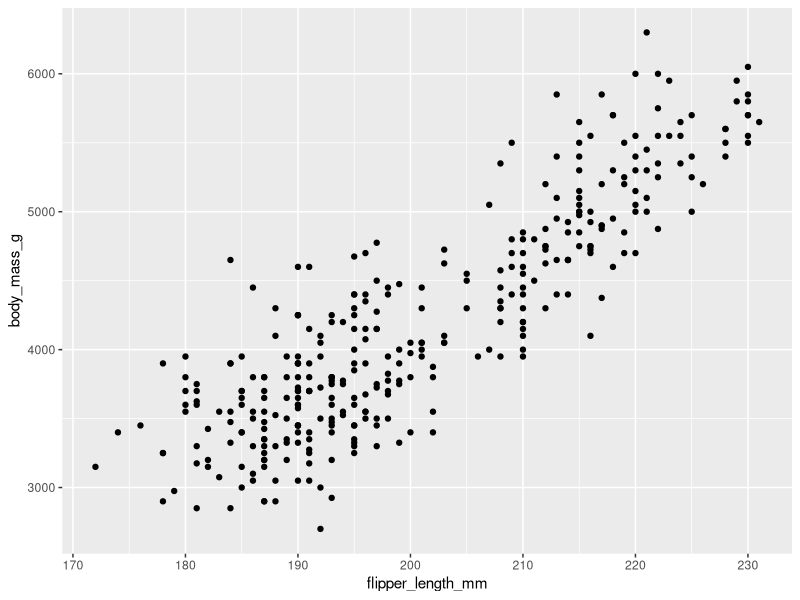
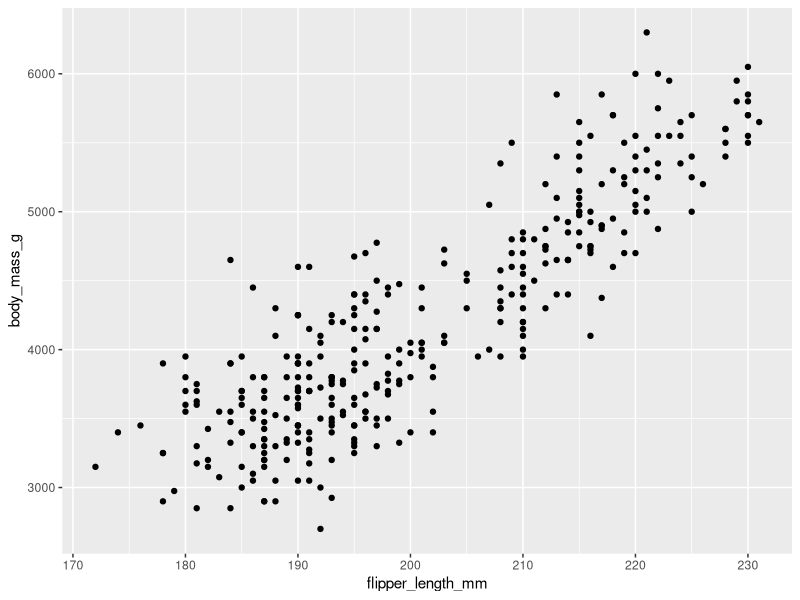
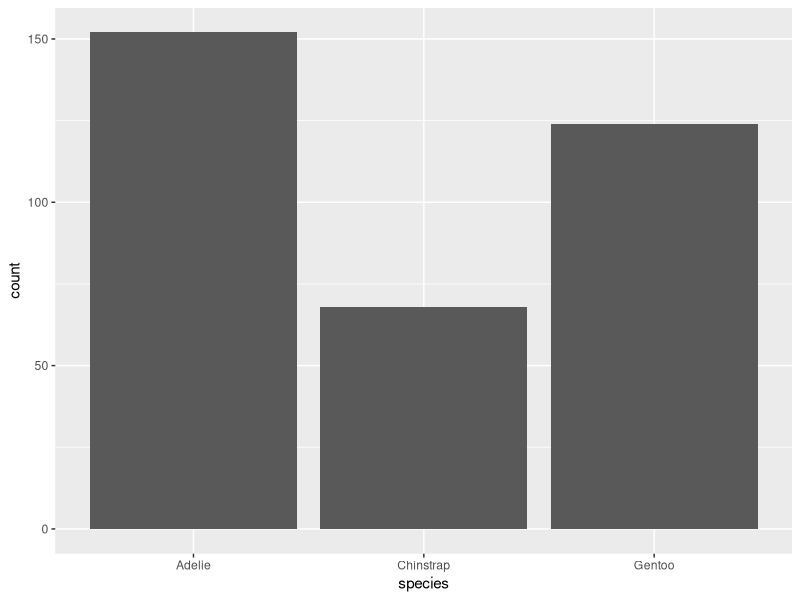
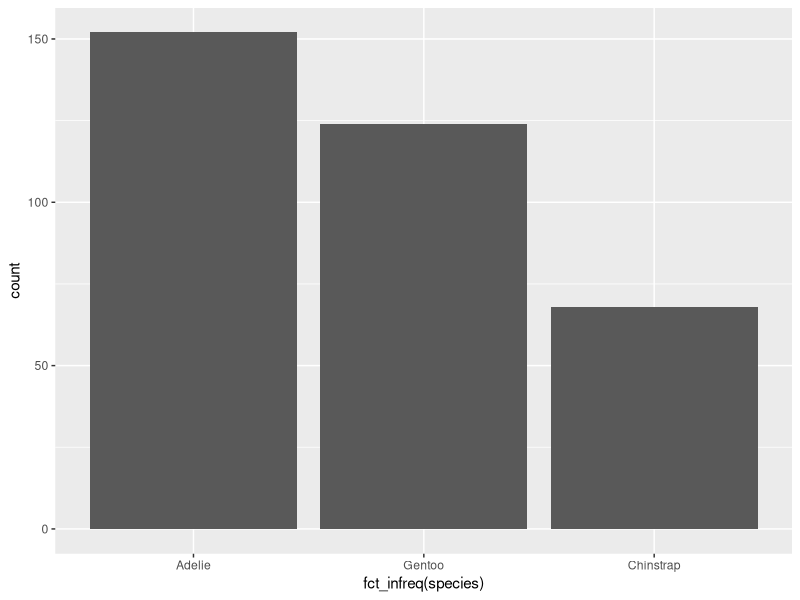
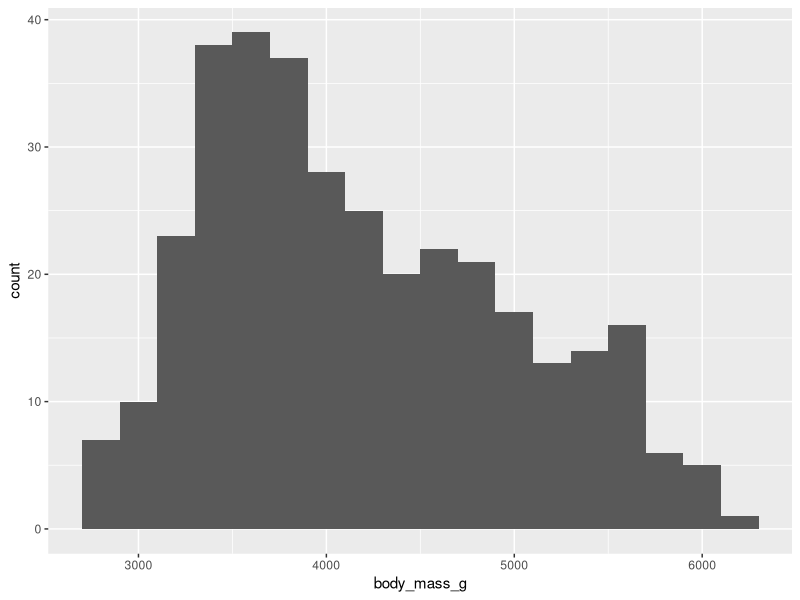
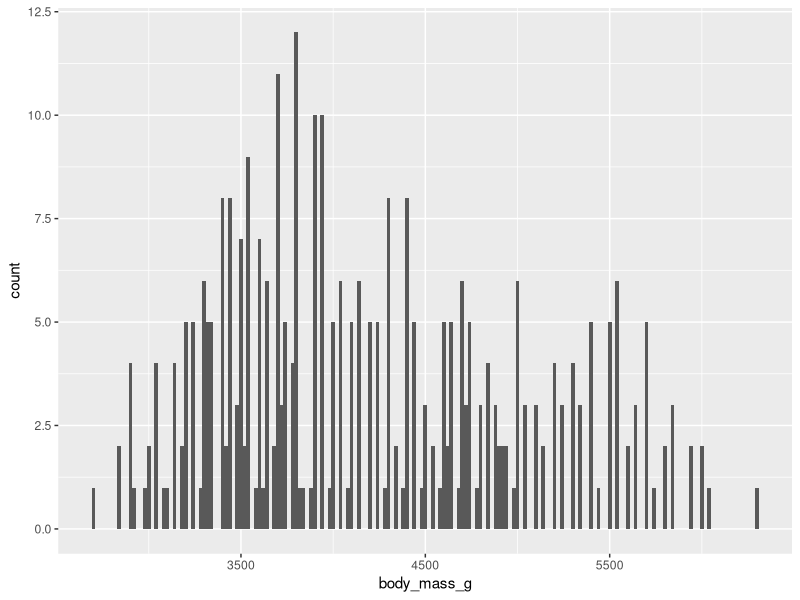
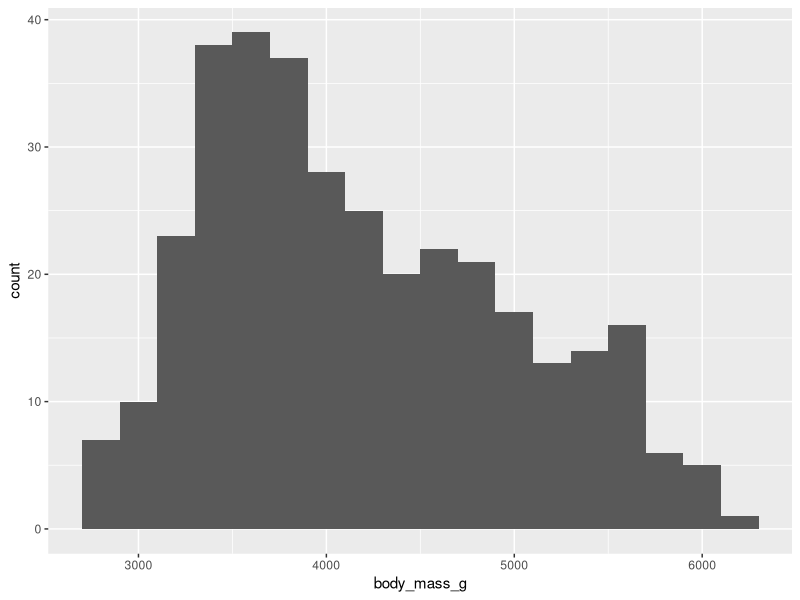
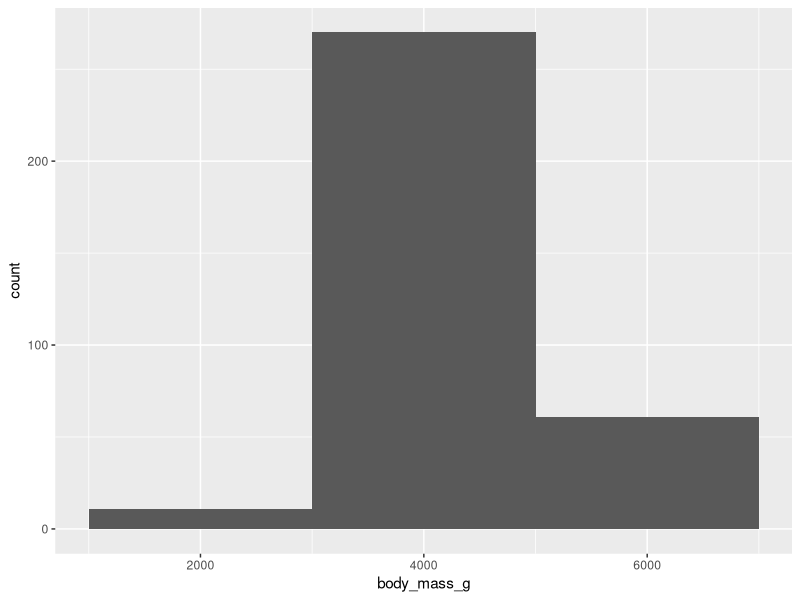

Source code (R) for these figures, in order: (Note: this script raises an error after producing the figures.)
# Load packages
library(tidyverse)
library(ggthemes)
library(palmerpenguins)

# Continuing chapter 2 ----

# So far we have written code like this
ggplot(data = penguins, mapping = aes(x = flipper_length_mm, y = body_mass_g)) +
  geom_point()

# But we can shorten it by following standard conventions 
penguins |> 
  ggplot(aes(flipper_length_mm, body_mass_g)) +
  geom_point()
# |> is called the pipe, it takes things to the right of it and then passes it
# to the right. It can be interpreted as 'and then'. There are two pipe operators:
# ' |> ' and ' %>% ' that you may see in the wild.

# Moving to mapping categorical variables
ggplot(penguins, aes(x = species)) +
  geom_bar()

# Reordering bars 
ggplot(penguins, aes(x = fct_infreq(species))) +
  geom_bar()

# Visualising continuous variable distributions
## Binwidth is important, sets the size of the groups (width of the bars on histogram)
ggplot(penguins, aes(x = body_mass_g)) +
  geom_histogram(binwidth = 200)

# Exploring binwidth 
ggplot(penguins, aes(x = body_mass_g)) +
  geom_histogram(binwidth = 20)
ggplot(penguins, aes(x = body_mass_g)) +
  geom_histogram(binwidth = 200)
ggplot(penguins, aes(x = body_mass_g)) +
  geom_histogram(binwidth = 2000)

# Exploring distribution plots
ggplot(penguins, aes(x = body_mass_g)) +
  geom_density()

# Exercise 2.4.3 q 1:
# Make a bar plot of species of penguins, where you assign species to the y aesthetic. How is this plot different?
ggplot(penguins, aes(y = species)) +
  geom_bar()

# Boxplots to view distributions
ggplot(penguins, aes(x = species, y = body_mass_g)) +
  geom_boxplot()

# Density plots
ggplot(penguins, aes(x = body_mass_g, color = species)) +
  geom_density(linewidth = 0.75)
# Colouring area under density curve
ggplot(penguins, aes(x = body_mass_g, color = species, fill = species)) +
  geom_density(alpha = 0.5)

# Categorical variables
ggplot(penguins, aes(x = island, fill = species)) +
  geom_bar()
# Normalising the distribution between 0 and 1
ggplot(penguins, aes(x = island, fill = species)) +
  geom_bar(position = "fill") 

# Two numerical variables
ggplot(penguins, aes(x = flipper_length_mm, y = body_mass_g)) +
  geom_point()

# Three+ variables
ggplot(penguins, aes(x = flipper_length_mm, y = body_mass_g)) +
  geom_point(aes(color = species, shape = island))
# But this is horrendous to interpret, instead we will facet the data

# Facetting
ggplot(penguins, aes(x = flipper_length_mm, y = body_mass_g)) +
  geom_point(aes(color = species, shape = species)) +
  facet_wrap(~island)

# Saving plots
ggplot(penguins, aes(x = flipper_length_mm, y = body_mass_g)) +
  geom_point()
ggsave(filename = "penguin-plot.png")
# Always saves the last plot

# Chapter 3 ----
# Coding basics

# You can use R as a calculator
1*100
2/4
(2*3)/2
5^2
sin(pi/2)

# You can create named objects 
test_name <- 5
# and call named objects
test_name

# You can create objects with multiple values i.e. a vector
primes <- c(2, 3, 5, 7)
primes

# You can do operations to objects
primes^2

# You can created new objects refering to old objects
primes2 <- primes^2
primes2

# Naming conventions
# Names cannot start with a number, but can contain numbers. They should also be descriptive
#1name <- 5
# doesnt work
name1 <- 5 
# does work

# Naming styles
this_is_snake_case <- 5
# Ben prefers snake case
this.is.period.case <- 5
thisIsCamelCase <- 5
this_follows.No.conventionAndIs_hard.to_read <- 5

# Function form
# function(argument1 = variable1, ..., argumentn = variablen)
# for example
seq(from = 1, to = 10)

# you can assign text to an object
txt <- "hello_world"
txt

# Exercises 2.2.5 ----
# 6
?geom_point()
# changes how missing values are handled. Default is FALSE

# 7
ggplot(
  data = penguins,
  mapping = aes(x = flipper_length_mm, y = body_mass_g)
) +
  geom_point(aes(color = species, shape = species)) +
  geom_smooth(method = "lm") +
  labs(
    title = "Body mass and flipper length",
    subtitle = "Dimensions for Adelie, Chinstrap, and Gentoo Penguins",
    x = "Flipper length (mm)", y = "Body mass (g)",
    color = "Species", shape = "Species",
    caption = "Data from palmerpenguins package") +
  scale_color_colorblind()

# 8
ggplot(penguins, aes(x = flipper_length_mm, y = body_mass_g)) +
  geom_point(aes(colour = bill_depth_mm)) +
  geom_smooth()

# 10
# Will look the same, local and global settings are set the same

# Exercises 2.4.3 ----
# 2
ggplot(penguins, aes(x = species)) +
  geom_bar(color = "red")

ggplot(penguins, aes(x = species)) +
  geom_bar(fill = "red")
# colour of bars set by chaning fill, colour changes outline

# 3 
# Bins changes the number of bins in histogram
?geom_histogram()

# 4
ggplot(diamonds, aes(x = carat)) +
  geom_histogram(binwidth = .01)
ggplot(diamonds, aes(x = carat)) +
  geom_histogram(binwidth = .5)
ggplot(diamonds, aes(x = carat)) +
  geom_histogram(binwidth = .75)
ggplot(diamonds, aes(x = carat)) +
  geom_histogram(binwidth = 1)

# Exercises 2.5.5
# 1
?mpg
# Categorical are manufacturer, model, cyl, displ, drv, fl, class

# 2
ggplot(mpg, aes(x = hwy, y = displ)) +
  geom_point()
ggplot(mpg, aes(x = hwy, y = displ, colour = cty)) +
  geom_point()
ggplot(mpg, aes(x = hwy, y = displ, colour = cty, shape = cty)) +
  geom_point()
# Can't map continuous to shape without binning, can map to colour and will use a gradient

# 3 
ggplot(mpg, aes(x = hwy, y = displ, linewidth = cty)) +
  geom_point()
# nothing, there is no line in a scatterplot

# 4 
ggplot(mpg, aes(x = cty, y = cty)) +
  geom_point()
# You make a useless graph, or you may add value i.e. shape and colour mapped to same variable as a 3rd variable on scatterplot

# 5
ggplot(penguins, aes(x = bill_depth_mm, y = bill_length_mm, colour = species)) +
  geom_point()
# The different species are different sizes

# 6
# The legend labels are different because only one is capitalised

# Exercises 3.5

# 1
# the code doesn't work because one is a "1" and the other an "i"

# 2
# libary(todyverse)
# 
# ggplot(dTA = mpg) + 
#   geom_point(maping = aes(x = displ y = hwy)) +
#   geom_smooth(method = "lm)

library(tidyverse)

ggplot(data = mpg) + 
  geom_point(mapping = aes(x = displ, y = hwy)) +
  geom_smooth(mapping = aes(x = displ, y = hwy), method = "lm")

# 3
# alt + shft + k brings up all keyboard shortcuts 
# So does 'help' in the top left then navigate the menue to keyboard shortcuts

# 4
# The first plot is saved because it is called by name.